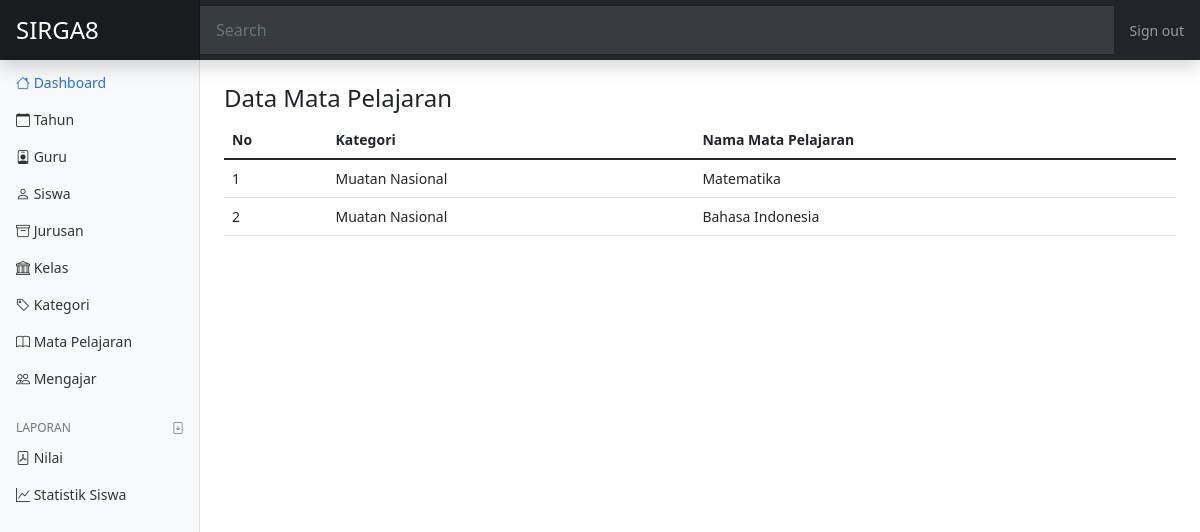
The app's page /admin/index.php?halaman=mapel with its own data.
### tables this page shows
CREATE TABLE `mapel` (
  `id_mapel` smallint(6) NOT NULL,
  `id_kategori` tinyint(4) NOT NULL,
  `nama_mapel` varchar(50) NOT NULL
);

CREATE TABLE `kategori` (
  `id_kategori` tinyint(4) NOT NULL,
  `nama_kategori` varchar(50) NOT NULL
);

### admin/mapel.php (the view)
<?php
$mapel = array();
$ambil = $koneksi->query("SELECT * FROM mapel LEFT JOIN kategori ON mapel.id_kategori=kategori.id_kategori");
while ($tiap = $ambil->fetch_assoc()) {
    $mapel[] = $tiap;
}
?>
<h4>Data Mata Pelajaran</h4>
<table class="table">
    <thead>
        <tr>
            <th>No</th>
            <th>Kategori</th>
            <th>Nama Mata Pelajaran</th>
        </tr>
    </thead>
    <tbody>
<?php foreach ($mapel as $key => $value): ?>
        <tr>
            <td><?php echo $key + 1; ?></td>
            <td><?php echo $value['nama_kategori']; ?></td>
            <td><?php echo $value['nama_mapel']; ?></td>
        </tr>
<?php endforeach ?>
    </tbody>
</table>

### admin/css/dashboard.css (style rules this page uses)
body { font-size: .875rem; }

### records on screen
mapel: id_kategori.nama_kategori "Muatan Nasional", nama_mapel "Matematika"
mapel: id_kategori.nama_kategori "Muatan Nasional", nama_mapel "Bahasa Indonesia"
